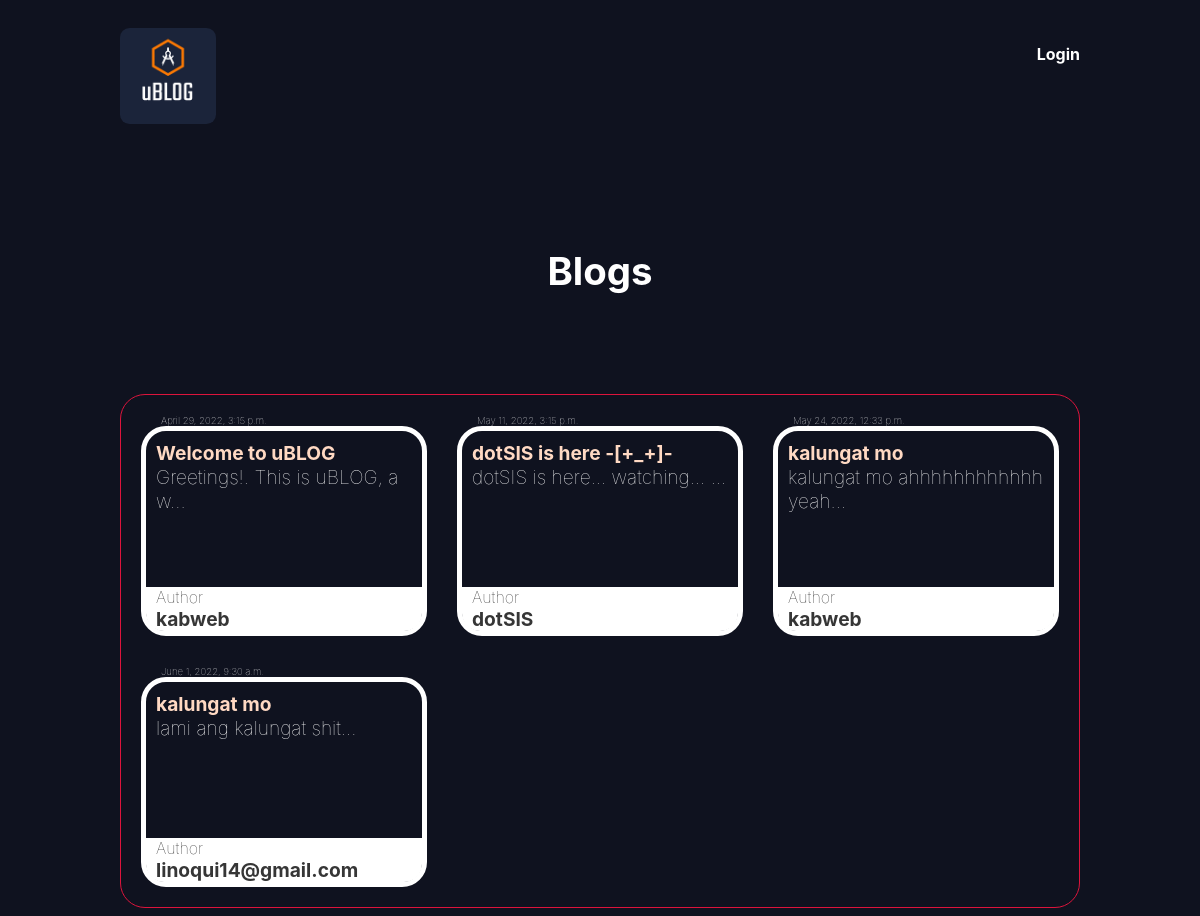
The page /blogs/ on the database as committed earlier.
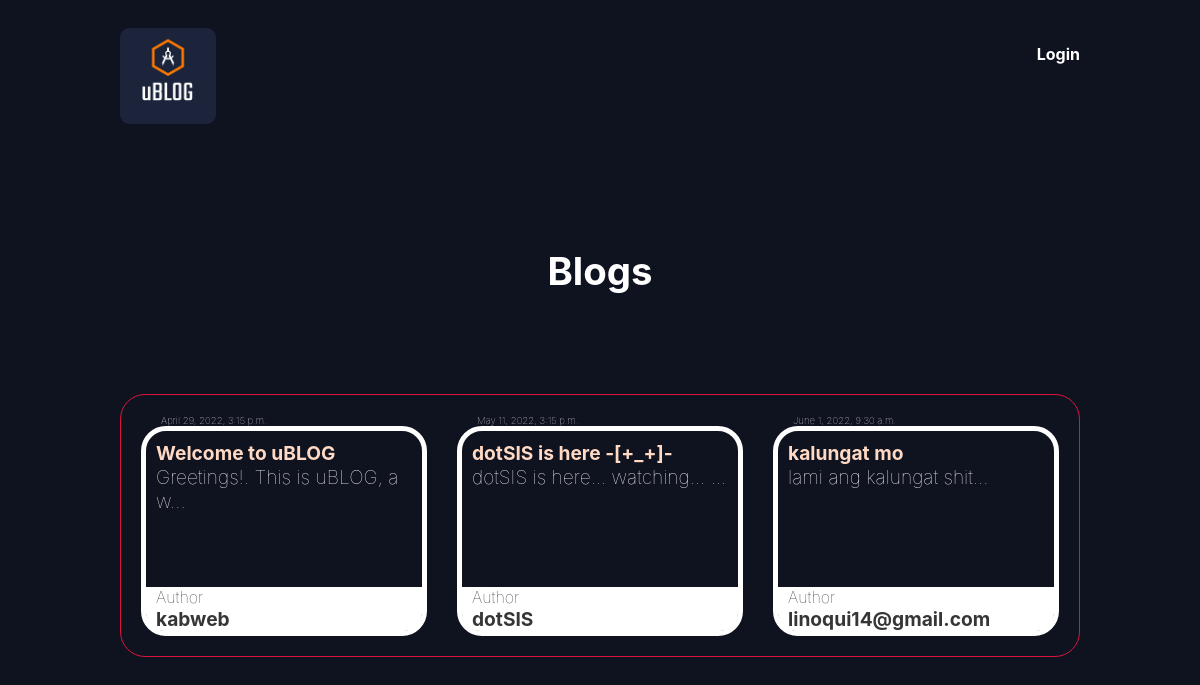
The same page on the database as committed later.
### blogs/models.py (models this page shows, shortened)
class Blog(models.Model):
    title = models.CharField(max_length=100, blank=False, unique=True)
    slug = models.SlugField()
    body = models.TextField(blank=False)
    date = models.DateTimeField(auto_now_add=True)
    thumb = models.ImageField(default='default.png', blank=True)
    author = models.ForeignKey(User, default=None, on_delete=models.CASCADE)
    def snippet(self):
        return self.body[:30] + '...'

### blogs/views.py (the view)
# urls.py: path('blogs/', views.BlogList.as_view()),
def blogs(request):
    blogs = Blog.objects.all().order_by('date')
    return render(request, 'blogs/blogs.html', { 'blogs': blogs })

### blogs/templates/blogs/blogs.html (shortened to what this page needs)
{% extends 'base.html' %}
{% block content %}
    <h1 style="font-weight: bold;color:white">Blogs</h1>
    {% if not user.is_authenticated %}
        <div class="blogs">
            {% for blog in blogs %}
                <div>
                    <div class="blog-date">
                        {{ blog.date }}
                    </div>
                        <div class="blog">
                            <a href="{% url 'blogs:blog' slug=blog.slug %}">
                                <h2>{{ blog.title }}</h2>
                            </a>
                            <div class="blog-content">
                                {{ blog.snippet }}
                            </div>
                            <div  class="author">
                                <div class="author-text">
                                    <div>
                                        Author
                                    </div>
                                </div>
                                <div class="author-text-author"> {{ blog.author }} </div>
                            </div>
                        </div>
                </div>
            {% endfor %}
        </div>
    {% endif %}
{% endblock %}

Rows that differ between the two databases and show on the page:
removed Blog: date "May 24, 2022, 12:33 p.m.", title "kalungat mo", snippet "kalungat mo ahhhhhhhhhhhh yeah...", author "kabweb"
